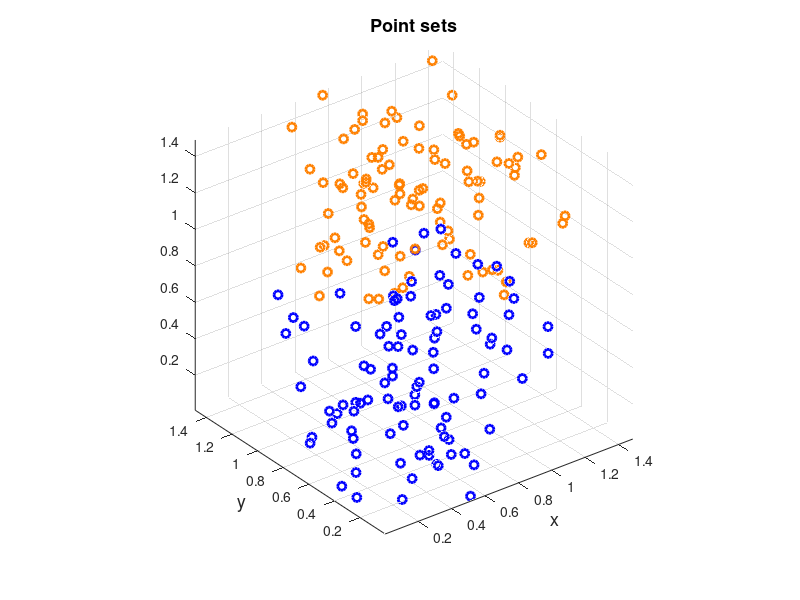

Write the MATLAB code that produced this figure. (Note: this script raises an error after producing the figure.)
%% Intersection of two 3D scattered point sets

%% Introduction
% In this example, two 3-dimensional random point sets are given. The basic
% problem of finding the intersection of the two point sets is addressed
% here. To answer this, the points of both point sets which lie in the
% interior of the intersection of the convex hulls of the two point sets
% must be found. To achieve this, use of the plane coefficients of the two
% convex hulls is made, thus showing their necessity in computational
% geometry calculations.

%% Initial data
% Set the random number generator.
rng(1);
%% 
% Define the first scattered point set.
points1=rand(100,3);
%% 
% Define the second scattered point set.
points2=0.5+rand(100,3);
%%
% Plot the first and second point sets.
figure('Name','Point sets','NumberTitle','off')
scatter3(points1(:,1),points1(:,2),points1(:,3),...
    'marker','o','MarkerEdgeColor',[0 0 1],'LineWidth',2)
hold on
scatter3(points2(:,1),points2(:,2),points2(:,3),...
    'marker','o','MarkerEdgeColor',[1 0.5 0],'LineWidth',2)
xlabel('x','FontSize',13);
ylabel('y','FontSize',13);
title('Point sets','FontSize',13)
axis equal

%% Processing
% Find the plane coefficients of the convex hull of the first point set.
[chull1,cf1,df1]=convhull_nd(points1);
%%
% Find the points belonging to the second point set that are inside the
% convex hull of the first point set.
inconvhull1=~any(cf1*points2'+df1(:,ones(1,size(points2,1)))>0,1);
inter_points1=points2(inconvhull1,:);
%%
% Find the plane coefficients of the convex hull of the second point set.
[chull2,cf2,df2]=convhull_nd(points2);
%%
% Find the points belonging to the first point set that are inside the
% convex hull of the second point set.
inconvhull2=~any(cf2*points1'+df2(:,ones(1,size(points1,1)))>0,1);
inter_points2=points1(inconvhull2,:);
%%
% Find the intersection of the two point sets.
inter_points=[inter_points1;inter_points2];

%% Plots
% Plot the convex hull of the first point set (points in filled orange and
% edges in blue), the points of the second point set (in blue circles) and
% the points of the second point set belonging to the intersection of the
% two point sets (blue circles with orange asterisks).
figure('Name','Points of the 2nd point set belonging to the intersection','NumberTitle','off')
trisurf(chull1,points1(:,1),points1(:,2),points1(:,3),...
    'FaceColor',[1 0.5 0],'EdgeColor',[0 0 1],'FaceAlpha',0.3);
hold on
scatter3(points2(:,1),points2(:,2),points2(:,3),...
    'marker','o','MarkerEdgeColor',[0 0 1],'LineWidth',2)
scatter3(inter_points1(:,1),inter_points1(:,2),inter_points1(:,3),...
    'marker','*','MarkerEdgeColor',[1 0.5 0],'LineWidth',2);
xlabel('x','FontSize',13);
ylabel('y','FontSize',13);
zlabel('z','FontSize',13);
title('Points of the 2nd point set belonging to the intersection','FontSize',13)
%%
% Plot the convex hull of the second point set (points in filled orange and
% edges in blue), the points of the first point set (in blue circles) and
% the points of the first point set belonging to the intersection of the
% two point sets (blue circles with orange asterisks).
figure('Name','Points of the 1st point set belonging to the intersection','NumberTitle','off')
trisurf(chull2,points2(:,1),points2(:,2),points2(:,3),...
    'FaceColor',[1 0.5 0],'EdgeColor',[0 0 1],'FaceAlpha',0.3);
hold on
scatter3(points1(:,1),points1(:,2),points1(:,3),...
    'marker','o','MarkerEdgeColor',[0 0 1],'LineWidth',2)
scatter3(inter_points2(:,1),inter_points2(:,2),inter_points2(:,3),...
    'marker','*','MarkerEdgeColor',[1 0.5 0],'LineWidth',2);
xlabel('x','FontSize',13);
ylabel('y','FontSize',13);
title('Points of the 1st point set belonging to the intersection','FontSize',13)
%%
% Plot the convex hulls of the two point sets (points in filled orange and
% edges in blue) and the points belonging to their intersection (blue
% circles with orange asterisks).
figure('Name','Intersection of two point sets','NumberTitle','off')
trisurf(chull1,points1(:,1),points1(:,2),points1(:,3),...
    'FaceColor',[1 0.5 0],'EdgeColor',[0 0 1],'FaceAlpha',0.3);
hold on
trisurf(chull2,points2(:,1),points2(:,2),points2(:,3),...
    'FaceColor',[1 0.5 0],'EdgeColor',[0 0 1],'FaceAlpha',0.3);
scatter3(inter_points(:,1),inter_points(:,2),inter_points(:,3),...
    'marker','o','MarkerEdgeColor',[0 0 1],'LineWidth',2)
scatter3(inter_points(:,1),inter_points(:,2),inter_points(:,3),...
    'marker','*','MarkerEdgeColor',[1 0.5 0],'LineWidth',2);
xlabel('x','FontSize',13);
ylabel('y','FontSize',13);
title('Intersection of two point sets','FontSize',13)

%% Contact author
%
%  (c) 2014 by George Papazafeiropoulos
%  First Lieutenant, Infrastructure Engineer, Hellenic Air Force
%  Civil Engineer, M.Sc., Ph.D. candidate, NTUA
%
% Email: gpapazafeiropoulos@yahoo.gr
%
% Website: http://users.ntua.gr/gpapazaf/
%

